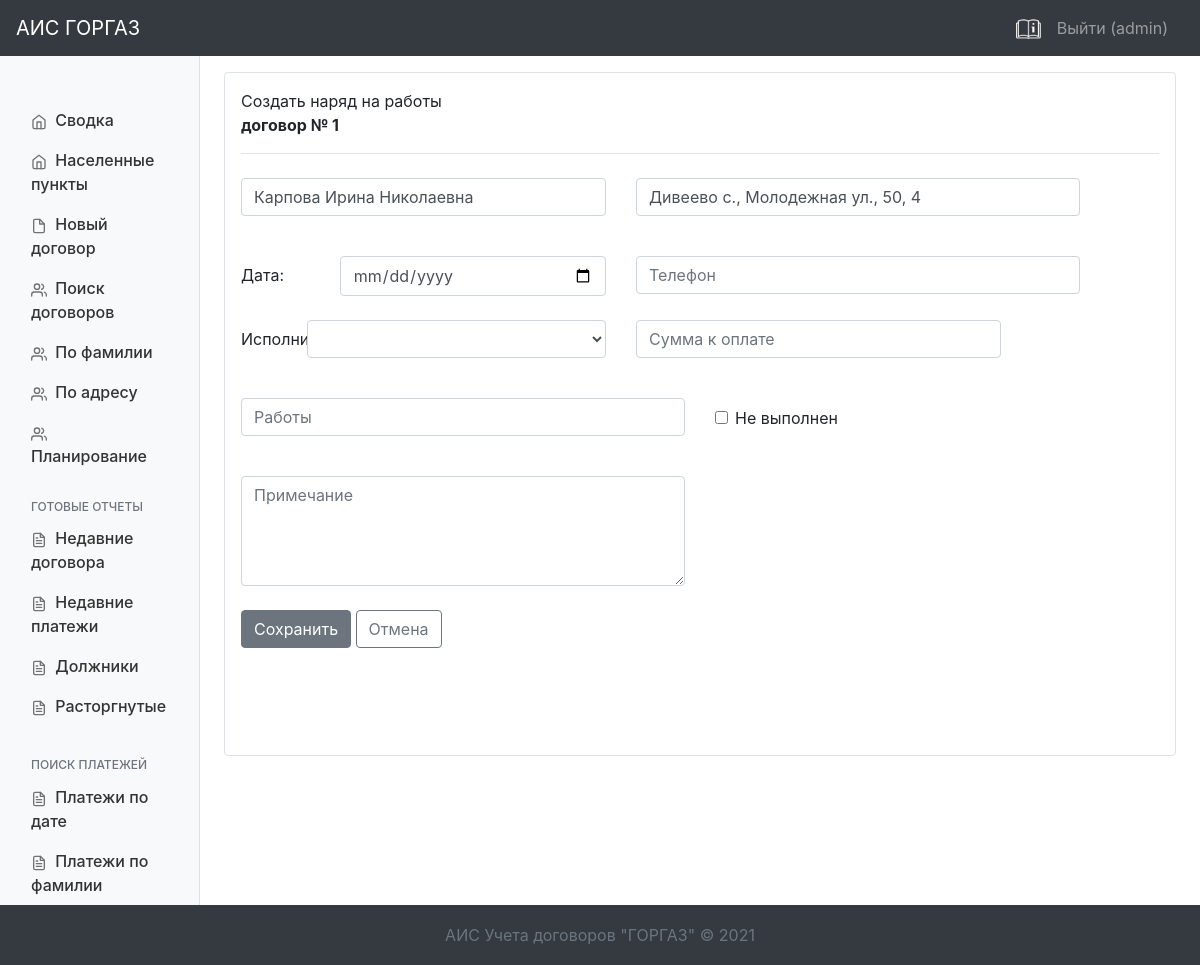
The app's page /neworder/?d=1 (signed in), older data.
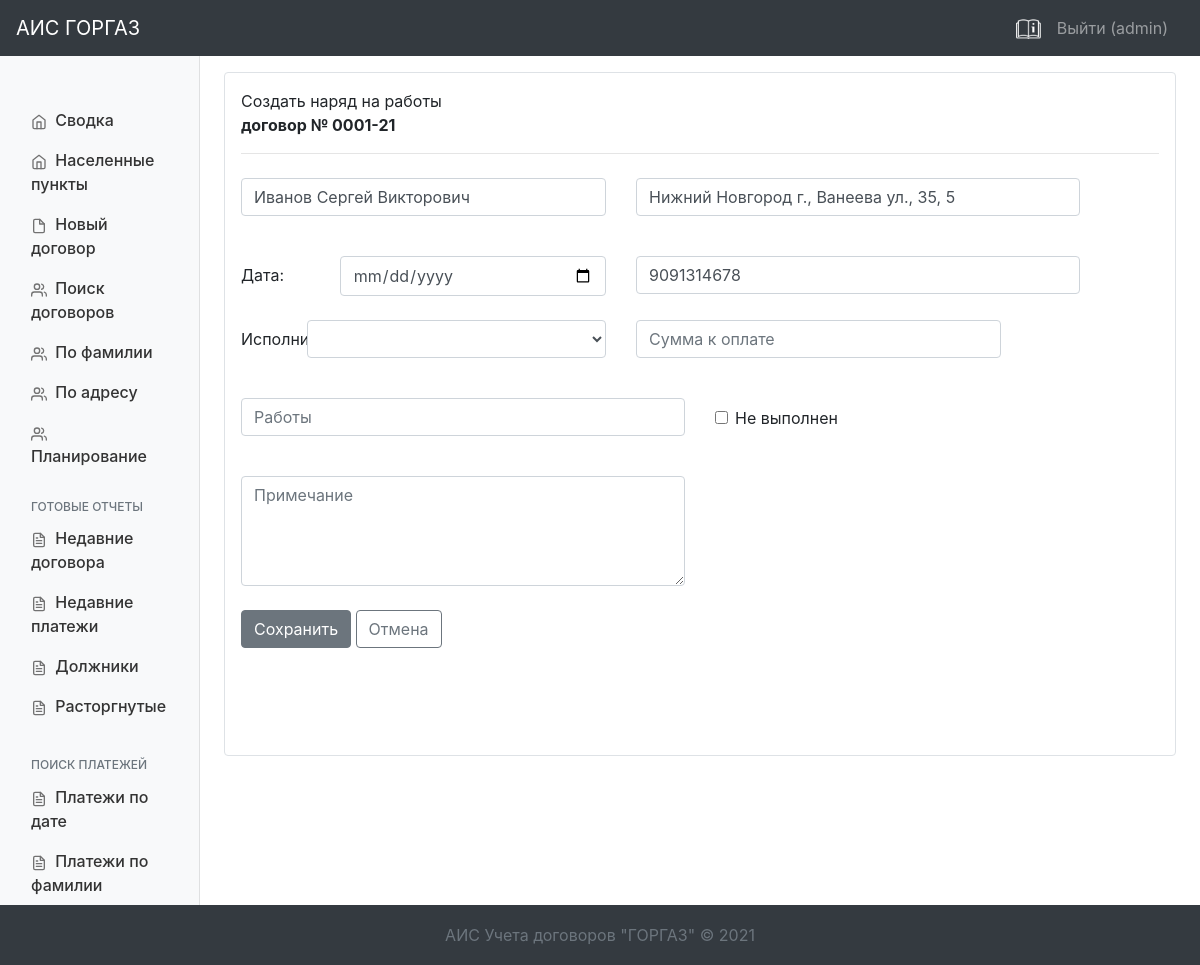
The same page, newer data.
### dogovor/models.py (models this page shows, shortened)
class Dogovor(models.Model):
    name = models.CharField(max_length=200, blank=True, verbose_name='ФИО')
    number = models.CharField(max_length=15, blank=True, verbose_name='Номер договора')
    date = models.DateField(blank=True, verbose_name='Дата заключения договора')
    end_date = models.DateField(blank=True, null=True, verbose_name='Дата окончания договора')
    tel1 = models.CharField(max_length=10, blank=True, verbose_name='Телефон 1')
    tel2 = models.CharField(max_length=10, blank=True, verbose_name='Телефон 2')
    tel3 = models.CharField(max_length=100, blank=True, verbose_name='Телефон 3')
    fiz = models.BooleanField(verbose_name='Физлицо')
    address_city = models.CharField(max_length=100, blank=True, verbose_name='Населенный пункт')
    address_street = models.CharField(max_length=200, blank=True, verbose_name='Улица')
    address_house = models.CharField(max_length=50, blank=True, verbose_name='Дом')
    address_kv = models.CharField(max_length=10, blank=True, verbose_name='Квартира')
    equip = models.CharField(max_length=200, blank=True, verbose_name='Оборудование')
    sum = models.IntegerField(blank=True, verbose_name='Сумма')
    discount = models.IntegerField(blank=True, verbose_name='Скидка', default=0)
    amount = models.IntegerField(blank=True, verbose_name='Итого')
    comment = models.CharField(max_length=500, blank=True, verbose_name='Примечание')
    id_old = models.IntegerField(null=True, verbose_name='Old Id', default=None)
    active = models.BooleanField(default=True, verbose_name='Действующий')   # Действует / Расторгнут
    created_by = models.ForeignKey(settings.AUTH_USER_MODEL, on_delete=models.PROTECT)
    create_time = models.DateTimeField(auto_now=True, null=True, verbose_name='Время обновления договора')
    terminate_date = models.DateField(null=True, blank=True, verbose_name='Дата расторжения договора')
    def get_full_address(self):
        address = self.address_city + ', ' + self.address_street
        if self.address_house:
            address += ', ' + self.address_house
        if self.address_kv:
            address += ', ' + self.address_kv
        return address
    def get_full_phone(self):
        phone = ''
        if self.tel1:
            phone = self.tel1
            if self.tel2:
                phone += ', ' + self.tel2
            if self.tel3:
                phone += ', ' + self.tel3
        elif self.tel2:
            phone = self.tel2
            if self.tel3:
                phone += ', ' + self.tel3
        elif self.tel3:
            phone = self.tel3
        return phone
    class Meta:
        verbose_name = 'Договор'
        verbose_name_plural = 'Договора'

### dogovor/views.py (the view)
# urls.py: path('neworder/', views.order_add, name='neworder'),
def order_add(request):
    workers = Worker.objects.all()
    dogovor_id = request.GET.get('d')
    if dogovor_id:
        dogovor = Dogovor.objects.get(pk=dogovor_id)
    else:
        dogovor = None
    if request.method == 'POST':
        form = OrderForm(request.POST)
        if form.is_valid():
            form.save()
            return redirect('plansystem')
    else:
        form = OrderForm()
    data = {
        'title': 'Новый наряд',
        'form': form,
        'dogovor': dogovor,
        'workers': workers,
    }
    return render(request, 'dogovor/neworder.html', data)

### dogovor/forms.py
class OrderForm(forms.ModelForm):
    class Meta:
        model = Order
        fields = '__all__'

### templates/dogovor/neworder.html (shortened to what the changed rows need)
{% extends 'dogovor/base.html' %}
{% load static %}
{% block content %}
<main class="col-md-9 ms-sm-auto col-lg-10 px-md-4 flex-fill">
    <div class="container-fluid mt-3 mb-2 border rounded p-3">
        Создать наряд на работы
        {% if dogovor %}<br><b>договор № {{ dogovor.number }}</b> {% endif %}
        <br><hr>
        <form action="{% url 'neworder' %}" method="post">
            <div class="row mt-4 mb-2">
                <div class="col-5">
                    <div class="form-group row">
                        <div class="col-12">
                            <input type="text" name="name" id="id_name" autocomplete="off"  value="{{ dogovor.name }}" class="form-control" placeholder="Ф.И.О." required>
                        </div>
                    </div>
                </div>
                <div class="col-6">
                    <div class="form-group row">
                        <div class="col-12">
                            <input type="text" name="address" id="id_address" autocomplete="off" value="{{ dogovor.get_full_address }}" class="form-control" placeholder="Адрес" required>
                        </div>
                    </div>
                </div>
            </div>
            <div class="row mt-4 mb-2">
                <div class="col-6">
                    <div class="form-group row">
                        <div class="col-12">
                            <input type="text" name="tel" id="id_tel"
                                   value="{{ dogovor.get_full_phone }}" autocomplete="off" class="form-control" placeholder="Телефон">
                        </div>
                    </div>
                </div>
            </div>
            <div class="row mb-4">
            </div>
            <div class="row mb-4">
            </div>
            <div class="row mb-2">
            </div>
            <div class="row">
            </div>
        </form>
    </div>
</main>
{% endblock %}

Row changes from the older to the newer data that the page shows:
changed Dogovor: number "1" → "0001-21"; name "Карпова Ирина Николаевна" → "Иванов Сергей Викторович"; address "Дивеево с., Молодежная ул., 50, 4" → "Нижний Новгород г., Ванеева ул., 35, 5"; tel (not shown) → "9091314678"
